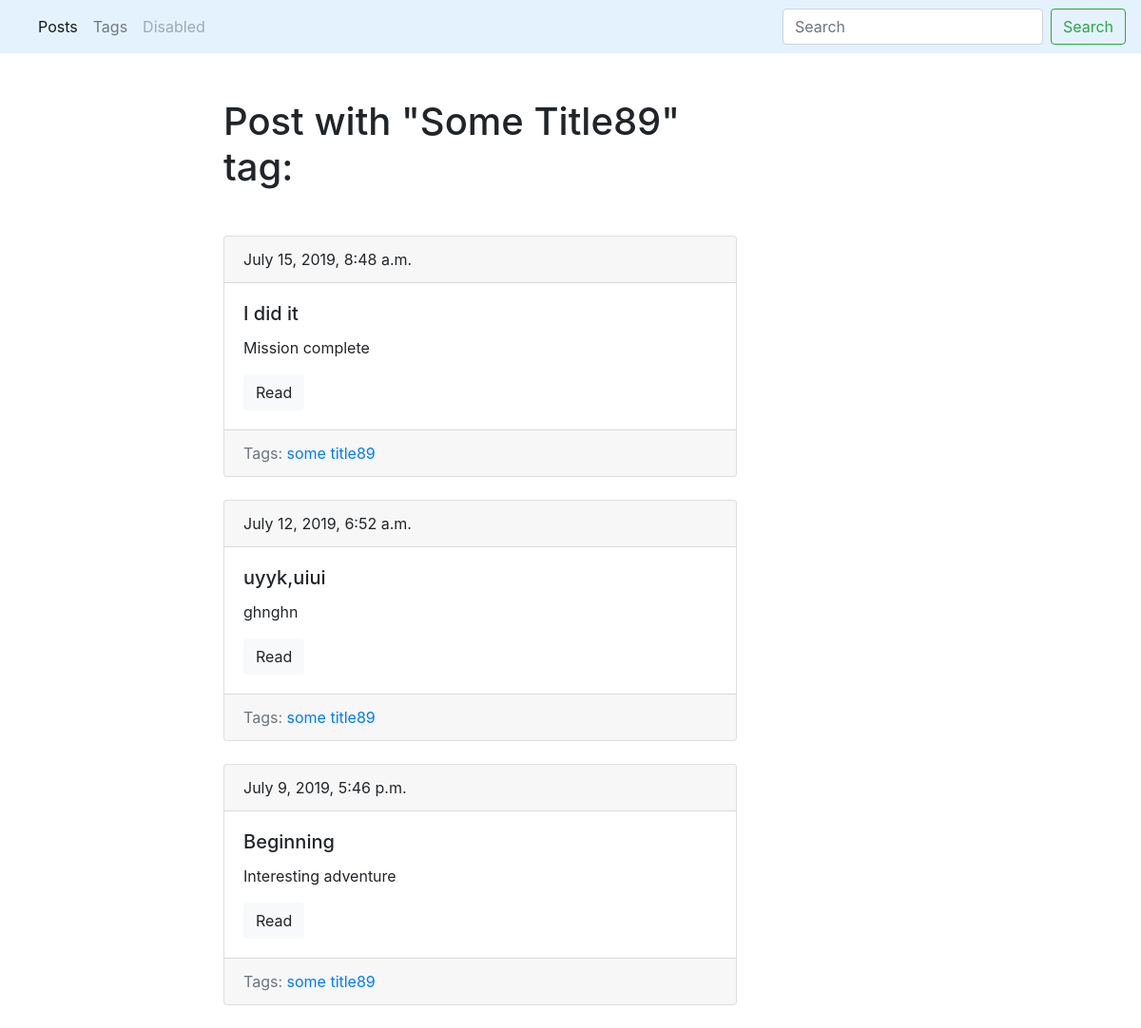
The page /blog/tag/some-title3589/ on the database its author committed.
### blog/models.py (models this page shows, shortened)
class Tag(models.Model):
    title = models.CharField(max_length=50)
    slug = models.SlugField(max_length=50, unique=True)
    def get_absolute_url(self):
        return reverse('tag_detail_url', kwargs={'slug': self.slug})
    class Meta:
        ordering = ['title']

class Post(models.Model):
    title = models.CharField(max_length=150, db_index=True)
    slug = models.SlugField(max_length=150, blank=True, unique=True)
    body = models.TextField(blank=True, db_index=True)
    tags = models.ManyToManyField('Tag', blank=True, related_name='posts')
    date_pub = models.DateTimeField(auto_now_add=True)
    def get_absolute_url(self):
        return reverse('post_detail_url', kwargs={'slug': self.slug})
    class Meta:
        ordering = ['-date_pub']

### blog/views.py (the view)
# urls.py: path('tag/<str:slug>/', TagDetail.as_view(), name='tag_detail_url'),
class TagDetail(ObjectDetailMixin, View):
    model = Tag
    template = 'blog/tag_detail.html'

### blog/utils.py (called while the page is built)
    def get(self, request, slug):
        obj = get_object_or_404(self.model, slug__iexact=slug)
        return render(request, self.template, context={self.model.__name__.lower(): obj, 'admin_object': obj, 'detail': True})

### blog/templates/blog/tag_detail.html (shortened to what this page needs)
{% extends 'blog/base_blog.html' %}
{% block content %}
    <h1 class="mb-5">Post with "{{ tag.title|title }}" tag:</h1>
    {% for post in tag.posts.all %}
        {% include 'blog/includes/post_card_template.html' %}
    {% endfor %}
{% endblock %}

### blog/templates/blog/base_blog.html (shortened to what this page needs)
{% extends 'base.html' %}

### templates/base.html (shortened to what this page needs)
{% load static %}
<!DOCTYPE html>
<html lang="en">
<head>
  <link rel="stylesheet" href="https://stackpath.bootstrapcdn.com/bootstrap/4.3.1/css/bootstrap.min.css"
>
  <link rel="stylesheet" href="{% static 'css/style.css' %}">
</head>
<body>
  <nav class="navbar navbar-expand-lg navbar-light" style="background-color: #e3f2fd;">
    <div class="collapse navbar-collapse" id="navbarSupportedContent">
      <ul class="navbar-nav mr-auto">
        <li class="nav-item active">
          <a class="nav-link" href="{% url 'posts_list_url' %}">Posts</a>
        </li>
        <li class="nav-item">
          <a class="nav-link" href="{% url 'tags_list_url' %}">Tags</a>
        </li>
        <li class="nav-item">
          <a class="nav-link disabled" href="#" tabindex="-1" aria-disabled="true">Disabled</a>
        </li>
      </ul>
      <form class="form-inline my-2 my-lg-0" action="{% url 'posts_list_url' %}">
        <input class="form-control mr-sm-2" type="search" placeholder="Search" aria-label="Search" name="search">
        <button class="btn btn-outline-success my-2 my-sm-0" type="submit">Search</button>
      </form>
    </div>
  </nav>
  <div class="container mt-5">
    <div class="row">
      <div class="col-6 offset-md-2">
        {% block content %}{% endblock %}
      </div>
    </div>
  </div>
</body>
</html>

### blog/templates/blog/includes/post_card_template.html
<div class="card mb-4">
    <div class="card-header">
        {{ post.date_pub }}
    </div>
    <div class="card-body">
        <h5 class="card-title">{{ post.title }}</h5>
        <p class="card-text">{{ post.body|truncatewords:15 }}</p>
        <a href="{{ post.get_absolute_url }}" class="btn btn-light">Read</a>
    </div>
    <div class="card-footer text-muted">
        Tags:
        {% for tag in post.tags.all %}
            <a href="{{ tag.get_absolute_url }}">{{ tag.title }}</a>
        {% endfor %}
    </div>
</div>

### rows shown on the page
Tag: title "Some Title89", title "some title89"
Post: date_pub "July 15, 2019, 8:48 a.m.", title "I did it", body "Mission complete"
Post: date_pub "July 12, 2019, 6:52 a.m.", title "uyyk,uiui", body "ghnghn"
Post: date_pub "July 9, 2019, 5:46 p.m.", title "Beginning", body "Interesting adventure"
